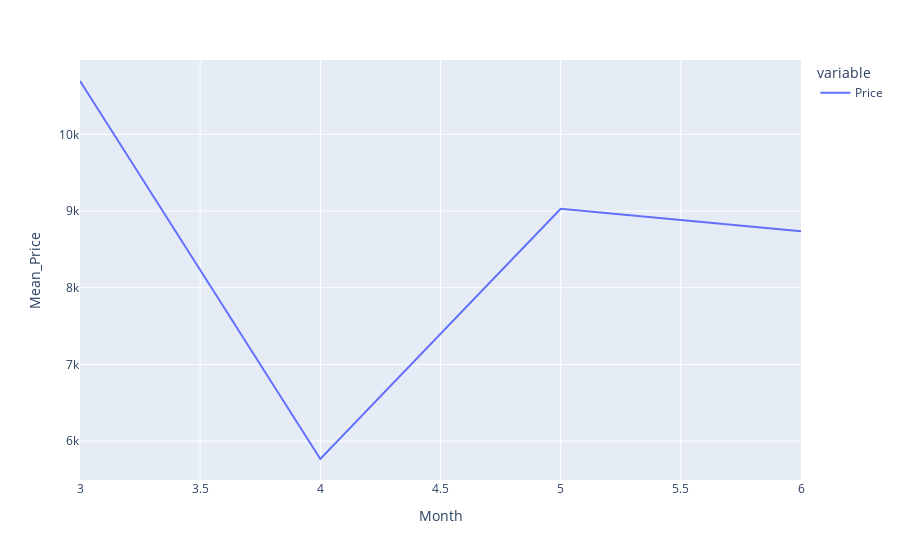

The code cell stored with this chart in its notebook:
### Code cell
fig=px.line(grouped_data_2_1)
fig.update_layout(xaxis_title='Month',yaxis_title='Mean_Price')

### Figure 1 — Plotly figure (JSON) as saved in the notebook; plotly's stock layout.template omitted (floating-point values rounded to 4 significant figures)
{"data": [{"hovertemplate": "variable=Price<br>month=%{x}<br>value=%{y}<extra></extra>", "legendgroup": "Price", "line": {"color": "#636efa", "dash": "solid"}, "marker": {"symbol": "circle"}, "mode": "lines", "name": "Price", "orientation": "v", "showlegend": true, "type": "scatter", "x": [3, 4, 5, 6], "xaxis": "x", "y": [10700.0, 5767.0, 9029.0, 8736.0], "yaxis": "y"}], "layout": {"legend": {"title": {"text": "variable"}, "tracegroupgap": 0}, "margin": {"t": 60}, "xaxis": {"anchor": "y", "domain": [0, 1], "title": {"text": "Month"}}, "yaxis": {"anchor": "x", "domain": [0, 1], "title": {"text": "Mean_Price"}}}}
